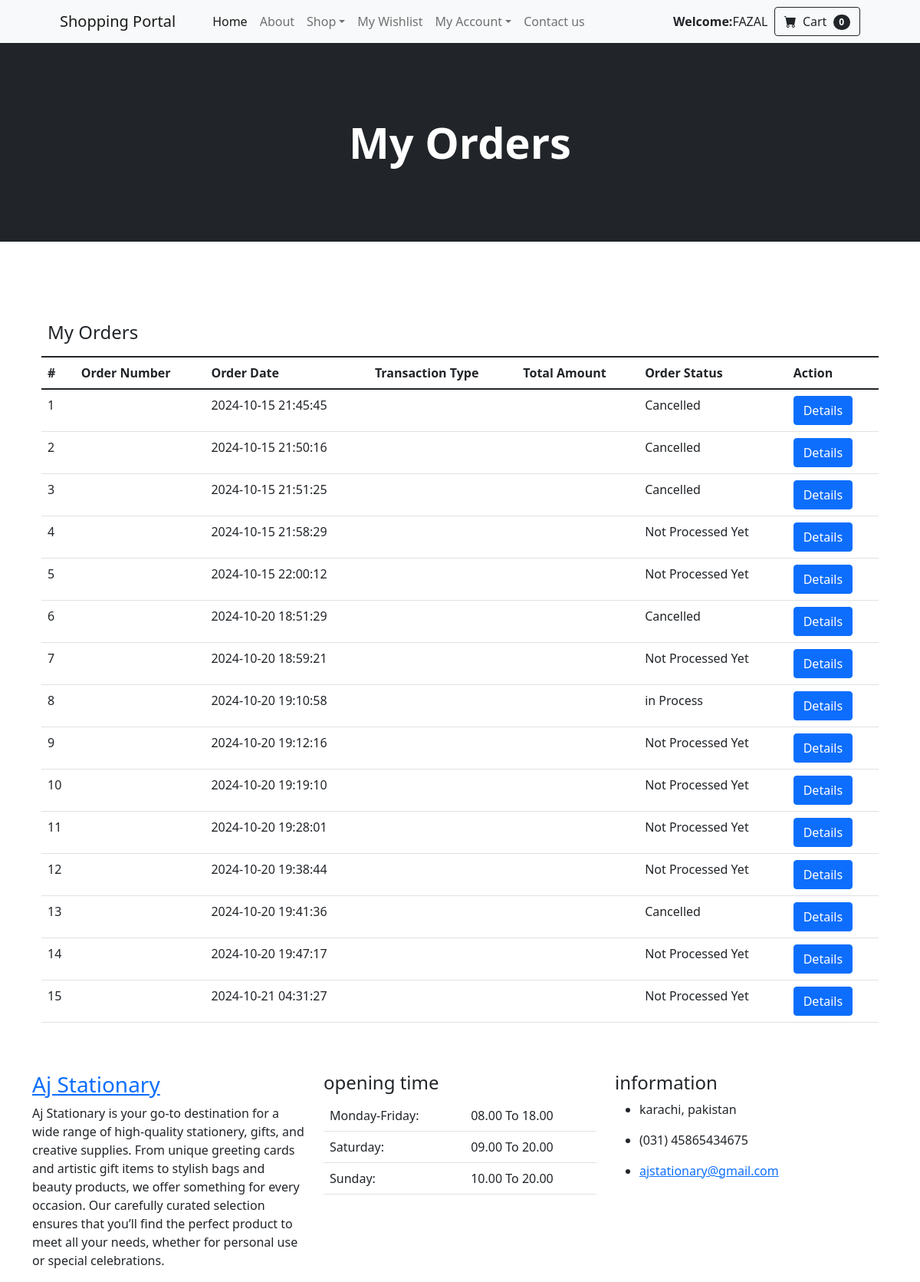
Page /shopping/my-orders.php (signed in) on the committed database.
### tables this page shows
CREATE TABLE `orders` (
  `id` int(11) NOT NULL,
  `userId` int(11) DEFAULT NULL,
  `productId` varchar(255) DEFAULT NULL,
  `quantity` int(11) DEFAULT NULL,
  `orderDate` timestamp NOT NULL DEFAULT current_timestamp(),
  `paymentMethod` varchar(50) DEFAULT NULL,
  `orderStatus` varchar(55) DEFAULT NULL
);

### shopping/my-orders.php (the view, shortened to what this page needs)
<?php session_start();
if(strlen($_SESSION['id'])==0)
{   header('location:logout.php');
}else{
?>
<!DOCTYPE html>
<html lang="en">
    <head>
        <link href="https://cdn.jsdelivr.net/npm/bootstrap-icons@1.5.0/font/bootstrap-icons.css" rel="stylesheet" />
        <link href="css/styles.css" rel="stylesheet" />
    </head>
    <body>
<?php include_once('includes/header.php');?>
        <header class="bg-dark py-5">
            <div class="container px-4 px-lg-5 my-5">
                <div class="text-center text-white">
                    <h1 class="display-4 fw-bolder">My Orders</h1>
                </div>
            </div>
        </header>
        <section class="py-5">
            <div class="container px-4  mt-5">
    <div class="table-responsive">
        <table class="table">
            <thead>
                <tr>
                    <th colspan="4"><h4>My Orders</h4></th>
                </tr>
            </thead>
            <tr>
                <thead>
                    <th>#</th>
                    <th>Order Number </th>
                    <th>Order Date</th>
                    <th>Transaction Type</th>
                    <th>Total Amount</th>
                    <th>Order Status</th>
                    <th>Action</th>
                </thead>
            </tr>
            <tbody>
<?php
$uid=$_SESSION['id'];
$ret=mysqli_query($con,"select * from orders where userId='$uid'");
$num=mysqli_num_rows($ret);
$cnt=1;
    if($num>0)
    {
while ($row=mysqli_fetch_array($ret)) {
?>
                <tr>
                    <td><?php echo htmlentities($cnt);?></td>
                    <td><?php echo htmlentities($row['orderNumber']);?></td>
                    <td><?php echo htmlentities($row['orderDate']);?></td>
                    <td><?php echo htmlentities($row['txnType']);?></td>
                    <td><?php echo htmlentities($row['totalAmount']);?></td>
                    <td><?php $ostatus=$row['orderStatus'];
                    if( $ostatus==''): echo "Not Processed Yet";
                        else: echo $ostatus; endif;?><br />
                    </td>
                    <td><a href="order-details.php?onumber=<?php echo htmlentities($row['orderNumber']);?>" class="btn-upper btn btn-primary">Details</a></td>
                </tr>
                <?php $cnt++;}  } ?>
            </tbody>
        </table>
    </div>
            </div>
        </section>
   <?php include_once('includes/footer.php'); ?>
    </body>
</html>
<?php } ?>

### rows in the picture
orders: orderDate "2024-10-15 21:45:45", orderStatus "Cancelled"
orders: orderDate "2024-10-15 21:50:16", orderStatus "Cancelled"
orders: orderDate "2024-10-15 21:51:25", orderStatus "Cancelled"
orders: orderDate "2024-10-15 21:58:29", shows "Not Processed Yet"
orders: orderDate "2024-10-15 22:00:12", shows "Not Processed Yet"
orders: orderDate "2024-10-20 18:51:29", orderStatus "Cancelled"
orders: orderDate "2024-10-20 18:59:21", shows "Not Processed Yet"
orders: orderDate "2024-10-20 19:10:58", orderStatus "in Process"
orders: orderDate "2024-10-20 19:12:16", shows "Not Processed Yet"
orders: orderDate "2024-10-20 19:19:10", shows "Not Processed Yet"
orders: orderDate "2024-10-20 19:28:01", shows "Not Processed Yet"
orders: orderDate "2024-10-20 19:38:44", shows "Not Processed Yet"
orders: orderDate "2024-10-20 19:41:36", orderStatus "Cancelled"
orders: orderDate "2024-10-20 19:47:17", shows "Not Processed Yet"
orders: orderDate "2024-10-21 04:31:27", shows "Not Processed Yet"

### other values in the picture
$_SESSION['username'] "FAZAL"
